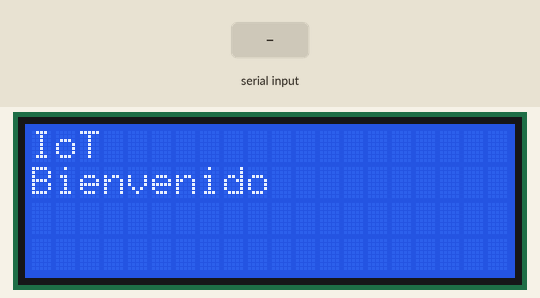
This sketch was run on a simulated ESP8266 (NodeMCU). Parts: 20×4 character LCD. The test bench sets the inputs (shaded band). What the sketch prints to the serial monitor is not drawn.

Above: at 1.6 s.
At 10.8 s:
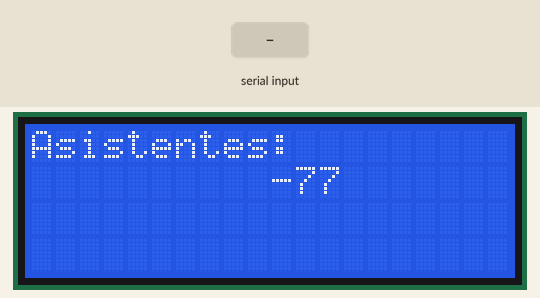
10.9 s: "Fuente2@" received over the second serial link
At 11.5 s:
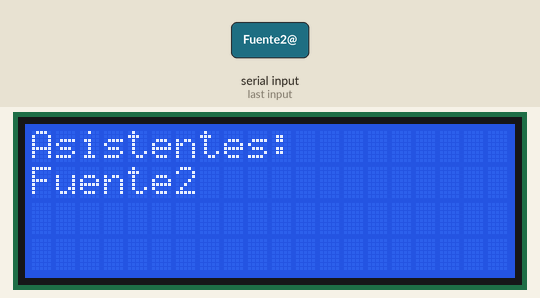
12.9 s: "90,45@" received over the second serial link
At 14.9 s:
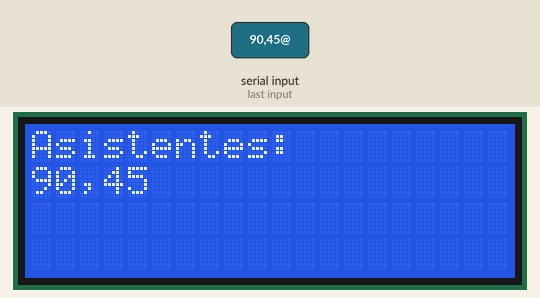
15.7 s: "5@" received over the second serial link
At 17.1 s:
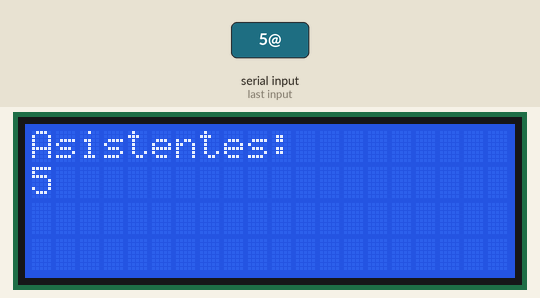
Timing chart, 0 to 18.7 s (numbered marks = the images above; inputs shaded):
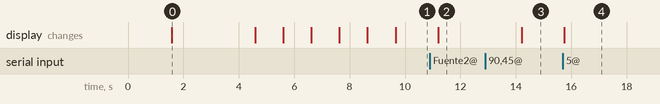

Measured:
- after the input at 10.9 s, the display: changes after 0.29 s (image 2)
- after the input at 12.9 s, the display: changes after 1.3 s (image 3)
- after the input at 15.7 s, the display: changes after 0.05 s (image 4)
- what the display in image 0 shows lasts 3.0 s, from 1.6 s to 4.6 s

The sketch:

Node-rx-lcd.ino
```cpp
/****************************************
 * Include Libraries
 ****************************************/
#include "UbidotsESPMQTT.h"
#include <LiquidCrystal_I2C.h> //Libreria para control de LCD
#include <Wire.h>           //Libreria complemento para control de protocolo i2C
#include <String.h>
#include <SoftwareSerial.h>

/****************************************
 * Define Constants
 ****************************************/
#define TOKEN "BBFF-NZwQEISNaqYauGjNNQMWmGLAS88g6Q"   // Token Empagran
//#define TOKEN "BBFF-Uwy4vl7oGuHe5EKmHsUgknC7AWiY2x" // Your Ubidots TOKEN jariver86
#define WIFINAME "NETLIFE-RIVERA" //Your SSID
#define WIFIPASS "0909039109" // Your Wifi Pass
//#define WIFINAME "PLATAFORMA" //Your SSID
//#define WIFIPASS "HG_PLATAFORMAS_$00" // Your Wifi Pass

Ubidots client(TOKEN);
LiquidCrystal_I2C lcd(0x27,20,4); // LCD
SoftwareSerial mySerialnode(13,15); // RX, TX Serial Node remapeado

String datogps="0000000000000000";
int year;
byte month,day,hour,minute,second, hundredths;
int ds = -77;
String incomingString="";
int contador=0;
int contador2=0;
float valor=0;
float valornocero=0;
/****************************************
 * Auxiliar Functions
 ****************************************/

void callback(char* topic, byte* payload, unsigned int length) {
  Serial.print("Message arrived [");
  Serial.print(topic);
  Serial.print("] ");
  for (int i=0;i<length;i++) {
    Serial.print((char)payload[i]);
  }
  Serial.println();
}

/****************************************
 * Main Functions
 ****************************************/

void setup() {
  // put your setup code here, to run once:
  Serial.begin(115200);
  mySerialnode.begin(115200);
  client.setDebug(true); // Pass a true or false bool value to activate debug messages
  client.wifiConnection(WIFINAME, WIFIPASS);
  client.begin(callback);

  /////lcd
  lcd.init();
  lcd.backlight();
  //Display Welcome Message
  lcd.setCursor(0, 0);
  lcd.print("IoT");
  lcd.setCursor(0, 1);
  lcd.print("Bienvenido");
  delay(3000);
  lcd.clear();
  lcd.setCursor(0, 0);
  lcd.print("CONECTANDO");
  delay(1000);
  lcd.setCursor(0, 0);
  lcd.print("CONECTANDO.");
  delay(1000);
  lcd.setCursor(0, 0);
  lcd.print("CONECTANDO..");
  delay(1000);
  lcd.setCursor(0, 0);
  lcd.print("CONECTANDO...");
  delay(1000);
  lcd.setCursor(0, 0);
  lcd.print("CONECTANDO....");
  delay(1000);
  lcd.clear();
  lcd.setCursor(0, 0);
  lcd.print("Asistentes:");
  lcd.setCursor(10, 1);
  lcd.print(ds);
  }

void loop() {
  // put your main code here, to run repeatedly:
  if(!client.connected()){
      client.reconnect();
      }

  //RX de Nano
  if (mySerialnode.available() > 0)
  {
    // read the incoming string:
    incomingString = mySerialnode.readStringUntil('@');
    datogps=incomingString;
    // prints the received data
    Serial.print("He recibido: ");
    Serial.println(incomingString);

    lcd.setCursor(0, 0);
    lcd.print("Asistentes:");
      contador++;
      lcd.clear();
      lcd.setCursor(0, 0);
      lcd.print("Asistentes:");
      lcd.setCursor(0, 1);
      lcd.print(incomingString);

    valor = incomingString.toFloat();
    if(valor!=0)
    {
      valornocero = valor;
    }
     //valor = incomingString.toInt();

   // if((contador2>90)||(contador2==0)) // cada 15 minutos
   // {
      contador2=0;
      client.add("Asistentes", valornocero); //Insert your variable Labels and the value to be sent
      client.ubidotsPublish("Empagran");
      //client.add("stuff", contador);
      //client.add("more-stuff", 120.2);
      //client.ubidotsPublish("Fuente2");
      client.loop();
    //}
  }
  contador2++;
  delay(1500);
  }
```
